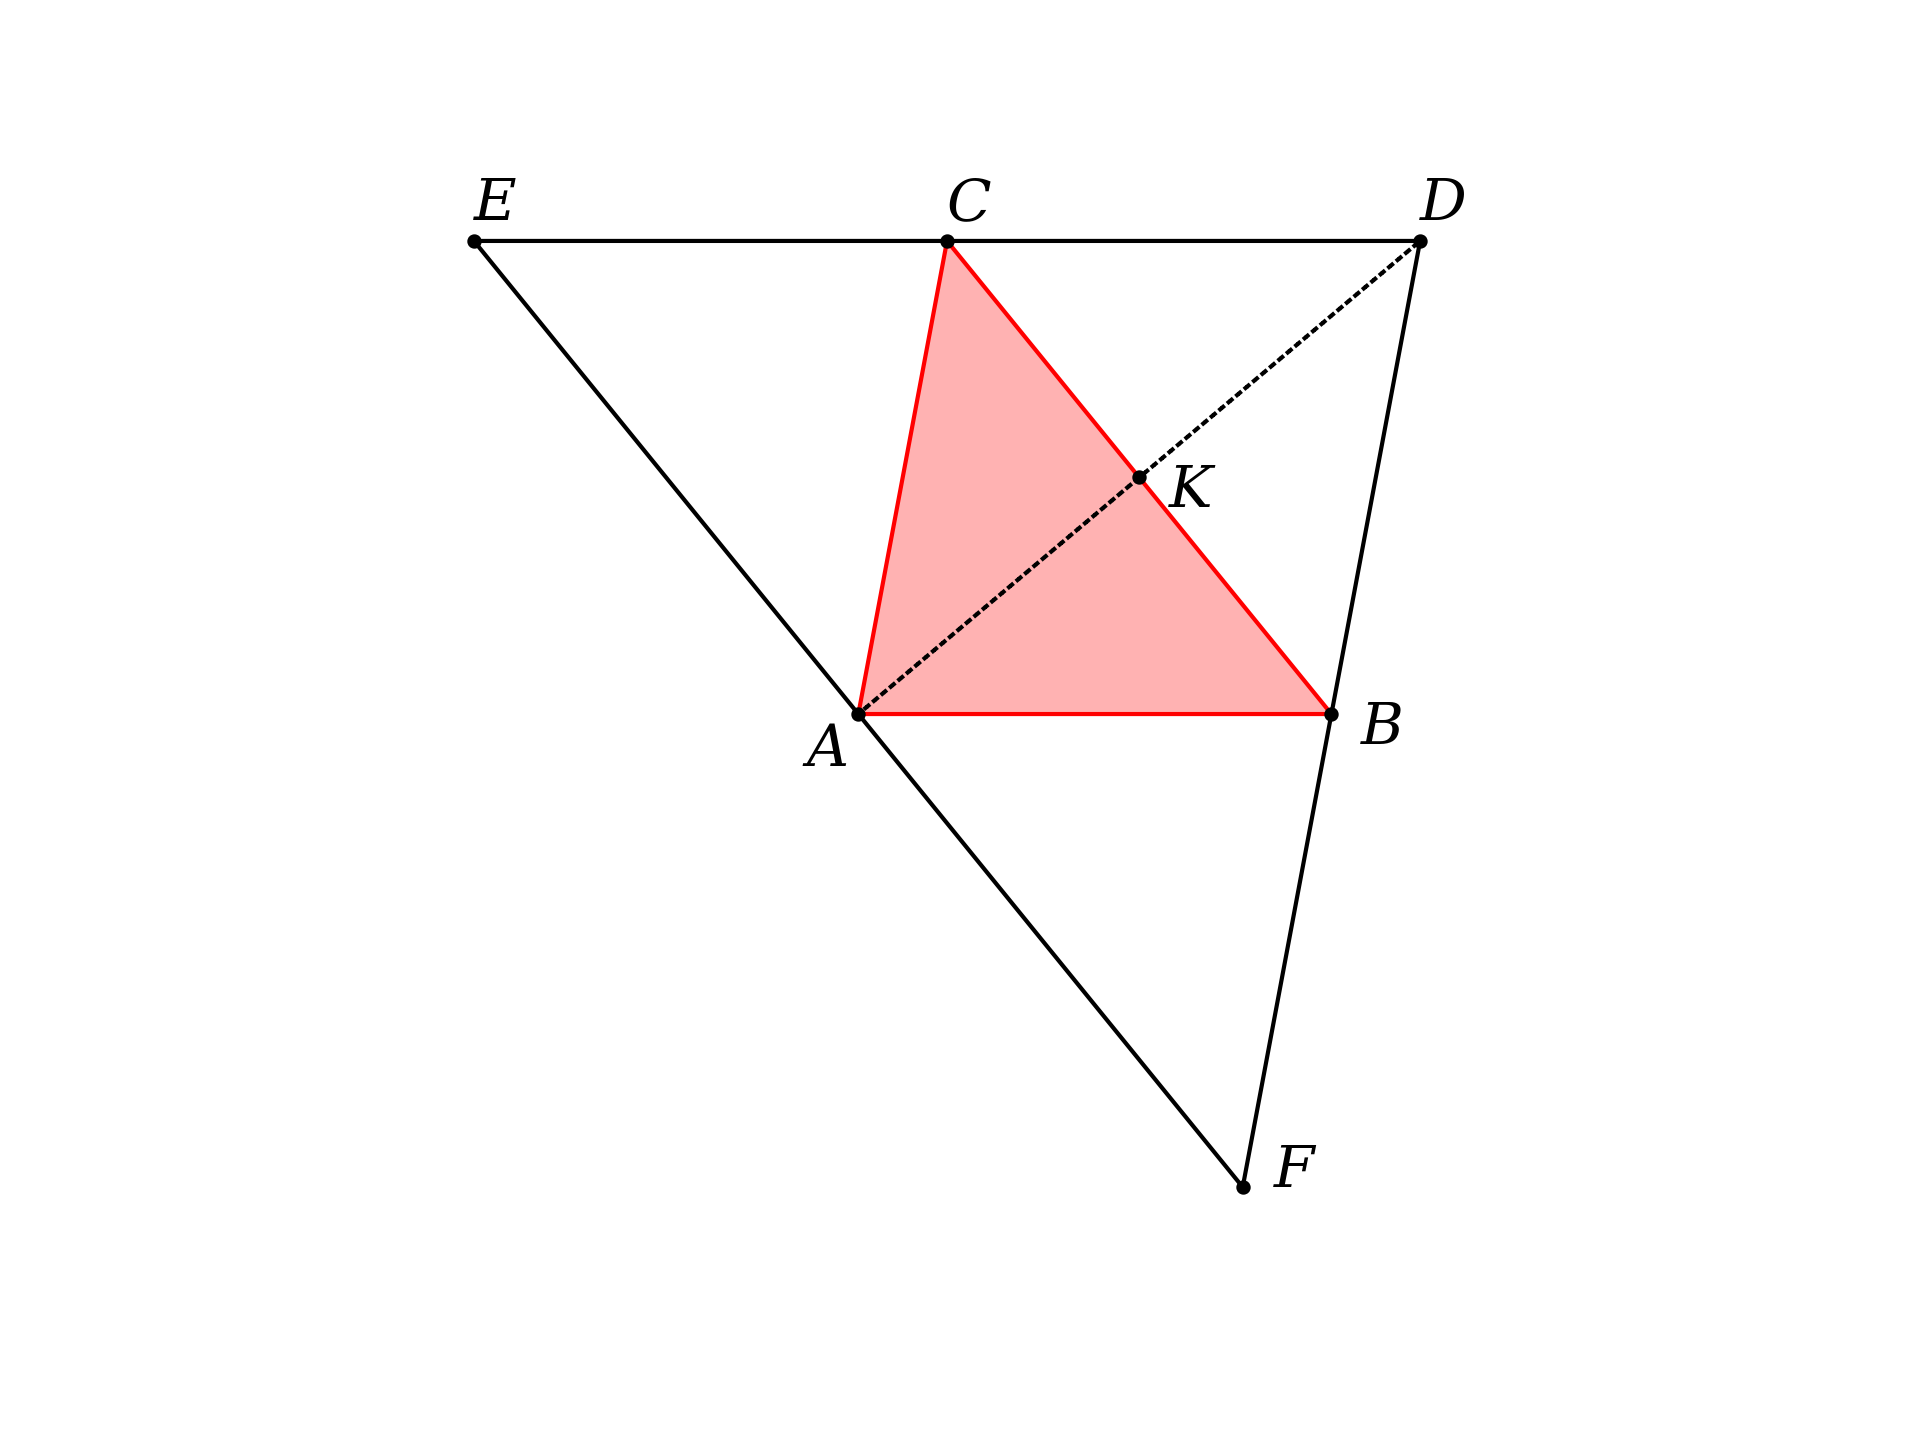

The script that saved this image:
import sys,math
import matplotlib.pyplot as plt
import numpy as np
import geometry as geo

fig, ax = geo.init()
ax.set(xlim=(-30,120), ylim=(-50,100))

pL = geo.gtr()
pL = geo.scale_triangle(pL,f=0.8)
pL = geo.translate_points(pL,dx=10,dy=10)
A,B,C = pL

geo.opg(ax,[A,B,C])

D,E,F = geo.get_parallelograms_for_triangle(pL)
K = geo.get_point_by_fractional_length([B,C],0.5)

geo.opg(ax,[D,E,F],ec='k')
geo.fpg(ax,[A,B,C],fc='r',alpha=0.3)
geo.dlss(ax,[[A,D]],ec='k',ls=':')

geo.scp(ax,[A,B,C,K],c='k',s=6)
geo.scp(ax,[D,E,F],s=6)


geo.label_points(
    [['A',A,'SW',7],
     ['B',B,'SE',4],
     ['C',C,'N',2],
     ['D',D,'N',2],
     ['E',E,'N',2],
     ['F',F,'E',3],
     ['K',K,'SE',4],
     ])


geo.savefig(plt,ofn='pgrams.png')